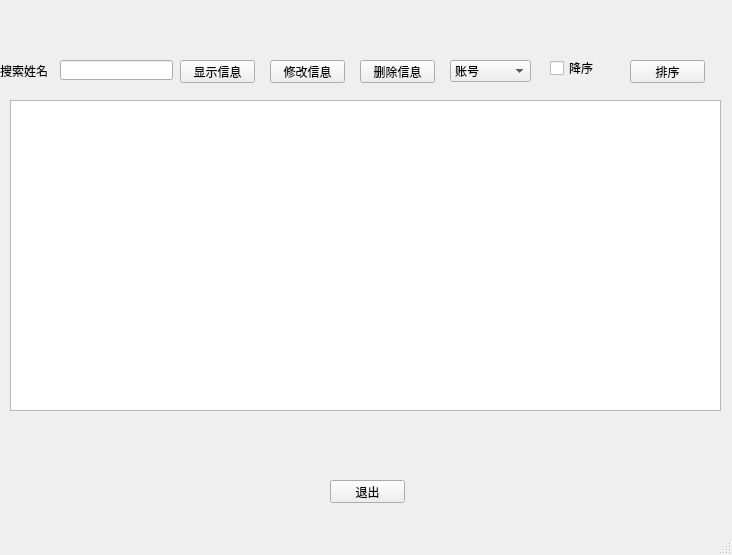
<?xml version="1.0" encoding="UTF-8"?>
<ui version="4.0">
 <class>admin</class>
 <widget class="QMainWindow" name="admin">
  <property name="geometry">
   <rect>
    <x>0</x>
    <y>0</y>
    <width>732</width>
    <height>555</height>
   </rect>
  </property>
  <property name="acceptDrops">
   <bool>false</bool>
  </property>
  <property name="windowTitle">
   <string>MOTINUE</string>
  </property>
  <widget class="QWidget" name="centralwidget">
   <widget class="QTableView" name="tableView">
    <property name="geometry">
     <rect>
      <x>10</x>
      <y>100</y>
      <width>711</width>
      <height>311</height>
     </rect>
    </property>
   </widget>
   <widget class="QPushButton" name="pushButton_exit">
    <property name="geometry">
     <rect>
      <x>330</x>
      <y>480</y>
      <width>75</width>
      <height>23</height>
     </rect>
    </property>
    <property name="text">
     <string>退出</string>
    </property>
   </widget>
   <widget class="QPushButton" name="pushButton_show">
    <property name="geometry">
     <rect>
      <x>180</x>
      <y>60</y>
      <width>75</width>
      <height>23</height>
     </rect>
    </property>
    <property name="text">
     <string>显示信息</string>
    </property>
   </widget>
   <widget class="QPushButton" name="pushButton_change">
    <property name="geometry">
     <rect>
      <x>270</x>
      <y>60</y>
      <width>75</width>
      <height>23</height>
     </rect>
    </property>
    <property name="text">
     <string>修改信息</string>
    </property>
   </widget>
   <widget class="QPushButton" name="pushButton_del">
    <property name="geometry">
     <rect>
      <x>360</x>
      <y>60</y>
      <width>75</width>
      <height>23</height>
     </rect>
    </property>
    <property name="text">
     <string>删除信息</string>
    </property>
   </widget>
   <widget class="QLabel" name="label">
    <property name="geometry">
     <rect>
      <x>0</x>
      <y>60</y>
      <width>61</width>
      <height>21</height>
     </rect>
    </property>
    <property name="text">
     <string>搜索姓名</string>
    </property>
   </widget>
   <widget class="QLineEdit" name="lineEdit_findname">
    <property name="geometry">
     <rect>
      <x>60</x>
      <y>60</y>
      <width>113</width>
      <height>20</height>
     </rect>
    </property>
   </widget>
   <widget class="QComboBox" name="comboBox">
    <property name="geometry">
     <rect>
      <x>450</x>
      <y>60</y>
      <width>81</width>
      <height>22</height>
     </rect>
    </property>
    <item>
     <property name="text">
      <string>账号</string>
     </property>
    </item>
    <item>
     <property name="text">
      <string>体重</string>
     </property>
    </item>
    <item>
     <property name="text">
      <string>腰围</string>
     </property>
    </item>
   </widget>
   <widget class="QPushButton" name="pushButton_order">
    <property name="geometry">
     <rect>
      <x>630</x>
      <y>60</y>
      <width>75</width>
      <height>23</height>
     </rect>
    </property>
    <property name="text">
     <string>排序</string>
    </property>
   </widget>
   <widget class="QCheckBox" name="checkBox_desc">
    <property name="geometry">
     <rect>
      <x>550</x>
      <y>60</y>
      <width>71</width>
      <height>16</height>
     </rect>
    </property>
    <property name="text">
     <string>降序</string>
    </property>
   </widget>
  </widget>
  <widget class="QMenuBar" name="menubar">
   <property name="geometry">
    <rect>
     <x>0</x>
     <y>0</y>
     <width>732</width>
     <height>26</height>
    </rect>
   </property>
  </widget>
  <widget class="QStatusBar" name="statusbar"/>
 </widget>
 <resources/>
 <connections/>
</ui>
